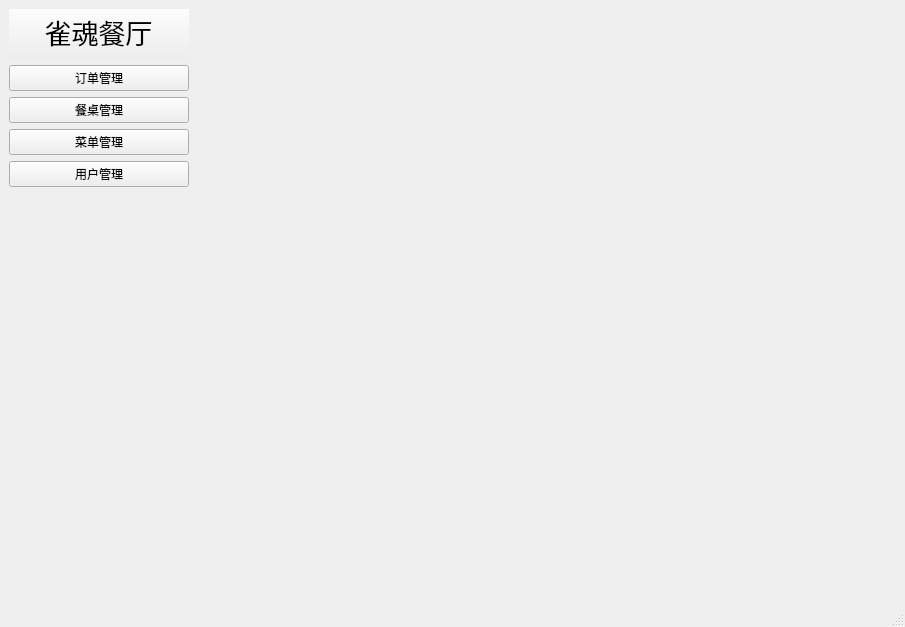
<?xml version="1.0" encoding="UTF-8"?>
<ui version="4.0">
 <class>AdminMainWindow</class>
 <widget class="QMainWindow" name="AdminMainWindow">
  <property name="geometry">
   <rect>
    <x>0</x>
    <y>0</y>
    <width>905</width>
    <height>627</height>
   </rect>
  </property>
  <property name="windowTitle">
   <string>雀魂餐厅管理系统</string>
  </property>
  <widget class="QWidget" name="centralwidget">
   <layout class="QGridLayout" name="gridLayout_2">
    <item row="0" column="0">
     <widget class="QWidget" name="toolList" native="true">
      <property name="minimumSize">
       <size>
        <width>180</width>
        <height>0</height>
       </size>
      </property>
      <layout class="QGridLayout" name="gridLayout">
       <property name="leftMargin">
        <number>0</number>
       </property>
       <property name="topMargin">
        <number>0</number>
       </property>
       <property name="rightMargin">
        <number>0</number>
       </property>
       <property name="bottomMargin">
        <number>0</number>
       </property>
       <property name="horizontalSpacing">
        <number>0</number>
       </property>
       <item row="1" column="0">
        <widget class="QPushButton" name="btnOrder">
         <property name="text">
          <string>订单管理</string>
         </property>
        </widget>
       </item>
       <item row="5" column="0">
        <widget class="QPushButton" name="btnUser">
         <property name="text">
          <string>用户管理</string>
         </property>
        </widget>
       </item>
       <item row="0" column="0">
        <widget class="QWidget" name="widget" native="true">
         <property name="minimumSize">
          <size>
           <width>0</width>
           <height>50</height>
          </size>
         </property>
         <widget class="QPushButton" name="btnAbout">
          <property name="geometry">
           <rect>
            <x>-6</x>
            <y>-8</y>
            <width>191</width>
            <height>61</height>
           </rect>
          </property>
          <property name="font">
           <font>
            <family>黑体</family>
            <pointsize>20</pointsize>
           </font>
          </property>
          <property name="text">
           <string>雀魂餐厅</string>
          </property>
         </widget>
        </widget>
       </item>
       <item row="8" column="0">
        <spacer name="verticalSpacer">
         <property name="orientation">
          <enum>Qt::Vertical</enum>
         </property>
         <property name="sizeHint" stdset="0">
          <size>
           <width>20</width>
           <height>40</height>
          </size>
         </property>
        </spacer>
       </item>
       <item row="4" column="0">
        <widget class="QPushButton" name="btnMenu">
         <property name="text">
          <string>菜单管理</string>
         </property>
        </widget>
       </item>
       <item row="3" column="0">
        <widget class="QPushButton" name="btnTable">
         <property name="text">
          <string>餐桌管理</string>
         </property>
        </widget>
       </item>
      </layout>
     </widget>
    </item>
    <item row="0" column="1">
     <widget class="QStackedWidget" name="stackedWidget"/>
    </item>
   </layout>
   <zorder>stackedWidget</zorder>
   <zorder>toolList</zorder>
  </widget>
  <widget class="QMenuBar" name="menubar">
   <property name="geometry">
    <rect>
     <x>0</x>
     <y>0</y>
     <width>905</width>
     <height>21</height>
    </rect>
   </property>
  </widget>
  <widget class="QStatusBar" name="statusbar">
   <property name="enabled">
    <bool>false</bool>
   </property>
  </widget>
 </widget>
 <resources/>
 <connections/>
</ui>
